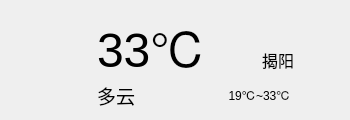
   <widget class="QWidget" name="widget_3" native="true">
    <property name="geometry">
     <rect>
      <x>20</x>
      <y>80</y>
      <width>350</width>
      <height>120</height>
     </rect>
    </property>
    <property name="minimumSize">
     <size>
      <width>350</width>
      <height>120</height>
     </size>
    </property>
    <property name="maximumSize">
     <size>
      <width>350</width>
      <height>120</height>
     </size>
    </property>
    <layout class="QHBoxLayout" name="horizontalLayout">
     <item>
      <widget class="QLabel" name="lb_weather_icon">
       <property name="minimumSize">
        <size>
         <width>80</width>
         <height>80</height>
        </size>
       </property>
       <property name="maximumSize">
        <size>
         <width>80</width>
         <height>80</height>
        </size>
       </property>
       <property name="text">
        <string/>
       </property>
       <property name="textFormat">
        <enum>Qt::AutoText</enum>
       </property>
       <property name="pixmap">
        <pixmap resource="res.qrc">:/icon/res/type/DuoYun.png</pixmap>
       </property>
       <property name="scaledContents">
        <bool>true</bool>
       </property>
       <property name="alignment">
        <set>Qt::AlignCenter</set>
       </property>
      </widget>
     </item>
     <item>
      <layout class="QGridLayout" name="gridLayout_2">
       <item row="0" column="0" rowspan="2" colspan="3">
        <widget class="QLabel" name="lb_max_temperature">
         <property name="minimumSize">
          <size>
           <width>0</width>
           <height>0</height>
          </size>
         </property>
         <property name="font">
          <font>
           <pointsize>30</pointsize>
          </font>
         </property>
         <property name="styleSheet">
          <string notr="true"/>
         </property>
         <property name="text">
          <string>&lt;html&gt;&lt;head/&gt;&lt;body&gt;&lt;p&gt;&lt;span style=&quot; font-size:36pt;&quot;&gt;33℃&lt;/span&gt;&lt;/p&gt;&lt;/body&gt;&lt;/html&gt;</string>
         </property>
         <property name="scaledContents">
          <bool>false</bool>
         </property>
        </widget>
       </item>
       <item row="1" column="2">
        <widget class="QLabel" name="lb_city">
         <property name="text">
          <string>&lt;html&gt;&lt;head/&gt;&lt;body&gt;&lt;p&gt;&lt;span style=&quot; font-size:12pt;&quot;&gt;揭阳&lt;/span&gt;&lt;/p&gt;&lt;/body&gt;&lt;/html&gt;</string>
         </property>
        </widget>
       </item>
       <item row="2" column="0">
        <widget class="QLabel" name="lb_weather">
         <property name="text">
          <string>&lt;html&gt;&lt;head/&gt;&lt;body&gt;&lt;p&gt;&lt;span style=&quot; font-size:14pt;&quot;&gt;多云&lt;/span&gt;&lt;/p&gt;&lt;/body&gt;&lt;/html&gt;</string>
         </property>
        </widget>
       </item>
       <item row="2" column="1" colspan="2">
        <widget class="QLabel" name="lb_max_min">
         <property name="text">
          <string>19℃~33℃</string>
         </property>
         <property name="alignment">
          <set>Qt::AlignCenter</set>
         </property>
        </widget>
       </item>
      </layout>
     </item>
    </layout>
   </widget>
